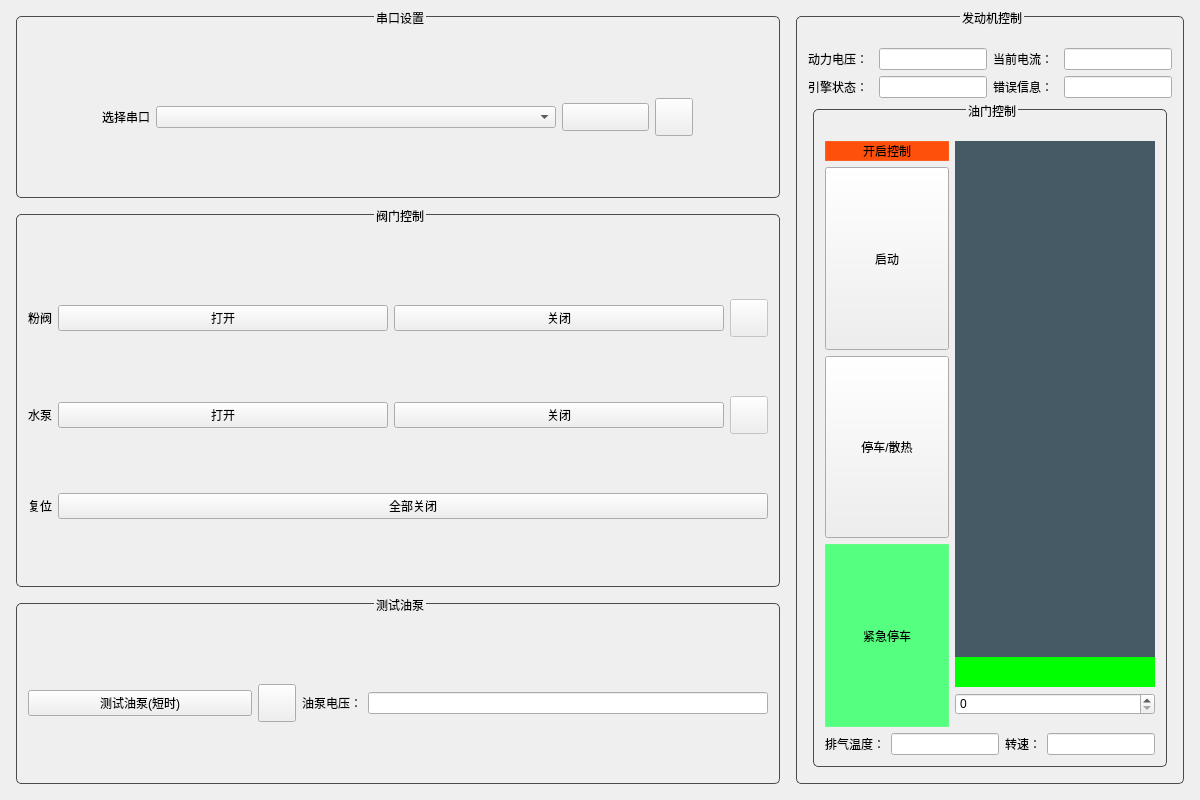
<?xml version="1.0" encoding="UTF-8"?>
<ui version="4.0">
 <class>MainWindow</class>
 <widget class="QMainWindow" name="MainWindow">
  <property name="geometry">
   <rect>
    <x>0</x>
    <y>0</y>
    <width>1200</width>
    <height>800</height>
   </rect>
  </property>
  <property name="minimumSize">
   <size>
    <width>0</width>
    <height>0</height>
   </size>
  </property>
  <property name="maximumSize">
   <size>
    <width>16777215</width>
    <height>16777215</height>
   </size>
  </property>
  <property name="windowTitle">
   <string>MainWindow</string>
  </property>
  <widget class="QWidget" name="centralWidget">
   <layout class="QGridLayout" name="gridLayout" columnstretch="0,0,0">
    <item row="3" column="0">
     <widget class="QGroupBox" name="gridGroupBox_2">
      <property name="styleSheet">
       <string notr="true">QGroupBox {
    border: 1px solid rgb(75, 75, 75);   
    border-radius: 5px;          /* 圆角半径 */
    margin: 5px;             /* 为标题预留空间 */
	padding-top: 20px;
}
QGroupBox::title {
    subcontrol-origin: margin;   /* 标题基于margin区域定位 */
    subcontrol-position: top center; /* 标题居中 */
    
}</string>
      </property>
      <property name="title">
       <string>测试油泵</string>
      </property>
      <layout class="QGridLayout" name="gridLayout_7">
       <item row="0" column="3">
        <widget class="QPushButton" name="pushButtonOilPumpLED">
         <property name="minimumSize">
          <size>
           <width>38</width>
           <height>38</height>
          </size>
         </property>
         <property name="maximumSize">
          <size>
           <width>38</width>
           <height>38</height>
          </size>
         </property>
         <property name="styleSheet">
          <string notr="true">QPushButton
{
border-image: url(:/img/指示灯-红.png);
}
QPushButton::checked
{
border-image: url(:/img/指示灯-绿.png);
}
QPushButton::unchecked
{
border-image: url(:/img/指示灯-红.png);
}</string>
         </property>
         <property name="text">
          <string/>
         </property>
        </widget>
       </item>
       <item row="0" column="0">
        <widget class="QPushButton" name="pushButtonTestOilPump">
         <property name="minimumSize">
          <size>
           <width>150</width>
           <height>0</height>
          </size>
         </property>
         <property name="text">
          <string>测试油泵(短时)</string>
         </property>
        </widget>
       </item>
       <item row="0" column="4">
        <widget class="QLabel" name="label_10">
         <property name="sizePolicy">
          <sizepolicy hsizetype="Fixed" vsizetype="Fixed">
           <horstretch>0</horstretch>
           <verstretch>0</verstretch>
          </sizepolicy>
         </property>
         <property name="text">
          <string>油泵电压：</string>
         </property>
        </widget>
       </item>
       <item row="0" column="5">
        <widget class="QLineEdit" name="lineEditPumpVoltage">
         <property name="minimumSize">
          <size>
           <width>100</width>
           <height>0</height>
          </size>
         </property>
         <property name="maximumSize">
          <size>
           <width>400</width>
           <height>16777215</height>
          </size>
         </property>
        </widget>
       </item>
      </layout>
     </widget>
    </item>
    <item row="0" column="0">
     <widget class="QGroupBox" name="GroupBoxSeries">
      <property name="styleSheet">
       <string notr="true">QGroupBox {
    border: 1px solid rgb(75, 75, 75);   
    border-radius: 5px;          /* 圆角半径 */
    margin: 5px;             /* 为标题预留空间 */
	padding-top: 20px;
}
QGroupBox::title {
    subcontrol-origin: margin;   /* 标题基于margin区域定位 */
    subcontrol-position: top center; /* 标题居中 */
    
}</string>
      </property>
      <property name="title">
       <string>串口设置</string>
      </property>
      <layout class="QGridLayout" name="gridLayout_4">
       <item row="0" column="0">
        <layout class="QHBoxLayout" name="horizontalLayout_4">
         <item>
          <widget class="QLabel" name="label_3">
           <property name="sizePolicy">
            <sizepolicy hsizetype="Fixed" vsizetype="Preferred">
             <horstretch>0</horstretch>
             <verstretch>0</verstretch>
            </sizepolicy>
           </property>
           <property name="text">
            <string>选择串口</string>
           </property>
          </widget>
         </item>
         <item>
          <widget class="QComboBox" name="comboBoxSerial">
           <property name="maximumSize">
            <size>
             <width>400</width>
             <height>16777215</height>
            </size>
           </property>
          </widget>
         </item>
         <item>
          <widget class="QPushButton" name="pushButtonSerial">
           <property name="minimumSize">
            <size>
             <width>87</width>
             <height>28</height>
            </size>
           </property>
           <property name="maximumSize">
            <size>
             <width>87</width>
             <height>28</height>
            </size>
           </property>
           <property name="styleSheet">
            <string notr="true">QPushButton
{
border-image: url(:/img/btncheckoff2.png);
}
QPushButton::checked
{
border-image: url(:/img/btncheckon2.png);
}
QPushButton::unchecked
{
border-image: url(:/img/btncheckoff2.png);
}</string>
           </property>
           <property name="text">
            <string/>
           </property>
           <property name="iconSize">
            <size>
             <width>87</width>
             <height>28</height>
            </size>
           </property>
          </widget>
         </item>
         <item>
          <widget class="QPushButton" name="windowTopButton">
           <property name="enabled">
            <bool>true</bool>
           </property>
           <property name="minimumSize">
            <size>
             <width>38</width>
             <height>38</height>
            </size>
           </property>
           <property name="maximumSize">
            <size>
             <width>38</width>
             <height>38</height>
            </size>
           </property>
           <property name="styleSheet">
            <string notr="true">QPushButton
{
border-image: url(:/img/窗口置顶.png);
}
QPushButton::checked
{
border-image: url(:/img/已置顶.png);
}
QPushButton::unchecked
{
border-image: url(:/img/窗口置顶.png);
}</string>
           </property>
           <property name="text">
            <string/>
           </property>
           <property name="checkable">
            <bool>true</bool>
           </property>
          </widget>
         </item>
        </layout>
       </item>
      </layout>
     </widget>
    </item>
    <item row="1" column="0" rowspan="2">
     <widget class="QGroupBox" name="GroupBoxValve">
      <property name="styleSheet">
       <string notr="true">QGroupBox {
    border: 1px solid rgb(75, 75, 75);   
    border-radius: 5px;          /* 圆角半径 */
    margin: 5px;             /* 为标题预留空间 */
	padding-top: 20px;
}
QGroupBox::title {
    subcontrol-origin: margin;   /* 标题基于margin区域定位 */
    subcontrol-position: top center; /* 标题居中 */
    
}</string>
      </property>
      <property name="title">
       <string>阀门控制</string>
      </property>
      <layout class="QGridLayout" name="gridLayout_2">
       <property name="spacing">
        <number>6</number>
       </property>
       <item row="2" column="1" colspan="2">
        <layout class="QHBoxLayout" name="horizontalLayout_3">
         <item>
          <widget class="QLabel" name="label_4">
           <property name="sizePolicy">
            <sizepolicy hsizetype="Fixed" vsizetype="Preferred">
             <horstretch>0</horstretch>
             <verstretch>0</verstretch>
            </sizepolicy>
           </property>
           <property name="text">
            <string>水泵</string>
           </property>
          </widget>
         </item>
         <item>
          <widget class="QPushButton" name="pushButtonWaterPump">
           <property name="maximumSize">
            <size>
             <width>400</width>
             <height>16777215</height>
            </size>
           </property>
           <property name="text">
            <string>打开</string>
           </property>
          </widget>
         </item>
         <item>
          <widget class="QPushButton" name="pushButtonWaterPumpOff">
           <property name="maximumSize">
            <size>
             <width>400</width>
             <height>16777215</height>
            </size>
           </property>
           <property name="text">
            <string>关闭</string>
           </property>
          </widget>
         </item>
         <item>
          <widget class="QPushButton" name="pushButtonWaterLED">
           <property name="enabled">
            <bool>false</bool>
           </property>
           <property name="minimumSize">
            <size>
             <width>38</width>
             <height>38</height>
            </size>
           </property>
           <property name="maximumSize">
            <size>
             <width>38</width>
             <height>38</height>
            </size>
           </property>
           <property name="styleSheet">
            <string notr="true">QPushButton
{
border-image: url(:/img/指示灯-红.png);
}
QPushButton::checked
{
border-image: url(:/img/指示灯-绿.png);
}
QPushButton::unchecked
{
border-image: url(:/img/指示灯-红.png);
}</string>
           </property>
           <property name="text">
            <string/>
           </property>
           <property name="checkable">
            <bool>true</bool>
           </property>
          </widget>
         </item>
        </layout>
       </item>
       <item row="1" column="1" colspan="2">
        <layout class="QHBoxLayout" name="horizontalLayout_2">
         <item>
          <widget class="QLabel" name="label_2">
           <property name="sizePolicy">
            <sizepolicy hsizetype="Fixed" vsizetype="Preferred">
             <horstretch>0</horstretch>
             <verstretch>0</verstretch>
            </sizepolicy>
           </property>
           <property name="text">
            <string>粉阀</string>
           </property>
          </widget>
         </item>
         <item>
          <widget class="QPushButton" name="pushButtonPowderPump">
           <property name="maximumSize">
            <size>
             <width>400</width>
             <height>16777215</height>
            </size>
           </property>
           <property name="text">
            <string>打开</string>
           </property>
          </widget>
         </item>
         <item>
          <widget class="QPushButton" name="pushButtonPowderPumpOff">
           <property name="maximumSize">
            <size>
             <width>400</width>
             <height>16777215</height>
            </size>
           </property>
           <property name="text">
            <string>关闭</string>
           </property>
          </widget>
         </item>
         <item>
          <widget class="QPushButton" name="pushButtonPowderLED">
           <property name="enabled">
            <bool>false</bool>
           </property>
           <property name="minimumSize">
            <size>
             <width>38</width>
             <height>38</height>
            </size>
           </property>
           <property name="maximumSize">
            <size>
             <width>38</width>
             <height>38</height>
            </size>
           </property>
           <property name="styleSheet">
            <string notr="true">QPushButton
{
border-image: url(:/img/指示灯-红.png);
}
QPushButton::checked
{
border-image: url(:/img/指示灯-绿.png);
}
QPushButton::unchecked
{
border-image: url(:/img/指示灯-红.png);
}</string>
           </property>
           <property name="text">
            <string/>
           </property>
           <property name="checkable">
            <bool>true</bool>
           </property>
          </widget>
         </item>
        </layout>
       </item>
       <item row="3" column="1" colspan="2">
        <layout class="QHBoxLayout" name="horizontalLayout">
         <item>
          <widget class="QLabel" name="label_6">
           <property name="sizePolicy">
            <sizepolicy hsizetype="Fixed" vsizetype="Preferred">
             <horstretch>0</horstretch>
             <verstretch>0</verstretch>
            </sizepolicy>
           </property>
           <property name="text">
            <string>复位</string>
           </property>
          </widget>
         </item>
         <item>
          <widget class="QPushButton" name="pushButtonReset">
           <property name="maximumSize">
            <size>
             <width>800</width>
             <height>16777215</height>
            </size>
           </property>
           <property name="text">
            <string>全部关闭</string>
           </property>
          </widget>
         </item>
        </layout>
       </item>
      </layout>
     </widget>
    </item>
    <item row="0" column="1" rowspan="4" colspan="2">
     <widget class="QGroupBox" name="gridGroupBox">
      <property name="sizePolicy">
       <sizepolicy hsizetype="Preferred" vsizetype="Minimum">
        <horstretch>0</horstretch>
        <verstretch>0</verstretch>
       </sizepolicy>
      </property>
      <property name="styleSheet">
       <string notr="true">QGroupBox {
    border: 1px solid rgb(75, 75, 75);   
    border-radius: 5px;          /* 圆角半径 */
    margin: 5px;             /* 为标题预留空间 */
	padding-top: 20px;
}
QGroupBox::title {
    subcontrol-origin: margin;   /* 标题基于margin区域定位 */
    subcontrol-position: top center; /* 标题居中 */
    
}</string>
      </property>
      <property name="title">
       <string>发动机控制</string>
      </property>
      <layout class="QGridLayout" name="gridLayout_3">
       <item row="0" column="0">
        <layout class="QGridLayout" name="gridLayout_8">
         <item row="0" column="2">
          <widget class="QLabel" name="label_7">
           <property name="text">
            <string>当前电流：</string>
           </property>
          </widget>
         </item>
         <item row="0" column="1">
          <widget class="QLineEdit" name="lineEditPowerVoltage">
           <property name="sizePolicy">
            <sizepolicy hsizetype="Minimum" vsizetype="Fixed">
             <horstretch>0</horstretch>
             <verstretch>0</verstretch>
            </sizepolicy>
           </property>
          </widget>
         </item>
         <item row="0" column="0">
          <widget class="QLabel" name="label_5">
           <property name="text">
            <string>动力电压：</string>
           </property>
          </widget>
         </item>
         <item row="0" column="3">
          <widget class="QLineEdit" name="lineEditCurrent">
           <property name="sizePolicy">
            <sizepolicy hsizetype="Minimum" vsizetype="Fixed">
             <horstretch>0</horstretch>
             <verstretch>0</verstretch>
            </sizepolicy>
           </property>
          </widget>
         </item>
         <item row="1" column="0">
          <widget class="QLabel" name="label_8">
           <property name="text">
            <string>引擎状态：</string>
           </property>
          </widget>
         </item>
         <item row="1" column="2">
          <widget class="QLabel" name="label_9">
           <property name="text">
            <string>错误信息：</string>
           </property>
          </widget>
         </item>
         <item row="1" column="1">
          <widget class="QLineEdit" name="lineEditEngineState">
           <property name="sizePolicy">
            <sizepolicy hsizetype="Minimum" vsizetype="Fixed">
             <horstretch>0</horstretch>
             <verstretch>0</verstretch>
            </sizepolicy>
           </property>
          </widget>
         </item>
         <item row="1" column="3">
          <widget class="QLineEdit" name="lineEditECode">
           <property name="sizePolicy">
            <sizepolicy hsizetype="Minimum" vsizetype="Fixed">
             <horstretch>0</horstretch>
             <verstretch>0</verstretch>
            </sizepolicy>
           </property>
          </widget>
         </item>
        </layout>
       </item>
       <item row="2" column="0" rowspan="4">
        <widget class="QGroupBox" name="gridGroupBox">
         <property name="title">
          <string>油门控制</string>
         </property>
         <layout class="QGridLayout" name="gridLayout_5">
          <item row="3" column="3">
           <layout class="QVBoxLayout" name="verticalLayout_2">
            <item>
             <widget class="QSlider" name="verticalSliderEngine">
              <property name="sizePolicy">
               <sizepolicy hsizetype="Fixed" vsizetype="Expanding">
                <horstretch>0</horstretch>
                <verstretch>0</verstretch>
               </sizepolicy>
              </property>
              <property name="minimumSize">
               <size>
                <width>200</width>
                <height>0</height>
               </size>
              </property>
              <property name="styleSheet">
               <string notr="true">/* 绿色宽版垂直滑块样式 */
QSlider::groove:vertical {
    background: #37474F;
    width:200px;  /* 加宽轨道 */
}
/* 绿色宽版垂直滑块样式 */
QSlider::handle:vertical {
    background: rgb(0, 255, 0);
    width: 110px;  /* 加大手柄 */
    height: 30px;

}
/* 未划过的 */
QSlider::add-page:vertical {
    background: qlineargradient(x1:0, y1:0, x2:0, y2:1,
                           stop:0 #2E7D32, stop:0.5 #4CAF50, stop:1 #81C784);
   
}
/* 划过的 */
QSlider::sub-page:vertical {
    background: #455A64;
    
}</string>
              </property>
              <property name="maximum">
               <number>100</number>
              </property>
              <property name="orientation">
               <enum>Qt::Vertical</enum>
              </property>
             </widget>
            </item>
            <item>
             <widget class="QSpinBox" name="spinBoxEngineValue">
              <property name="minimumSize">
               <size>
                <width>200</width>
                <height>0</height>
               </size>
              </property>
              <property name="maximumSize">
               <size>
                <width>200</width>
                <height>16777215</height>
               </size>
              </property>
              <property name="maximum">
               <number>100</number>
              </property>
             </widget>
            </item>
           </layout>
          </item>
          <item row="3" column="0" rowspan="3" colspan="3">
           <layout class="QVBoxLayout" name="verticalLayout">
            <item>
             <widget class="QPushButton" name="pushButtonEngineControl">
              <property name="sizePolicy">
               <sizepolicy hsizetype="Minimum" vsizetype="Fixed">
                <horstretch>0</horstretch>
                <verstretch>0</verstretch>
               </sizepolicy>
              </property>
              <property name="styleSheet">
               <string notr="true">QPushButton
{
	background-color: rgb(255, 80, 11);
border: 1px solid rgba(255, 255, 255, 0.1);
}
QPushButton::checked
{
	background-color: rgb(0, 150, 0);
border: 1px solid rgba(255, 255, 255, 0.1);
}</string>
              </property>
              <property name="text">
               <string>开启控制</string>
              </property>
              <property name="checkable">
               <bool>true</bool>
              </property>
             </widget>
            </item>
            <item>
             <widget class="QPushButton" name="pushButtonEngineStart">
              <property name="sizePolicy">
               <sizepolicy hsizetype="Minimum" vsizetype="Minimum">
                <horstretch>0</horstretch>
                <verstretch>0</verstretch>
               </sizepolicy>
              </property>
              <property name="styleSheet">
               <string notr="true">QPushButton::checked
{
	background-color: rgb(85, 255, 127);
	border: 1px solid rgba(255, 255, 255, 0.1);
}</string>
              </property>
              <property name="text">
               <string>启动</string>
              </property>
              <property name="checkable">
               <bool>true</bool>
              </property>
              <property name="autoExclusive">
               <bool>true</bool>
              </property>
             </widget>
            </item>
            <item>
             <widget class="QPushButton" name="pushButtonEngineStop">
              <property name="sizePolicy">
               <sizepolicy hsizetype="Minimum" vsizetype="Minimum">
                <horstretch>0</horstretch>
                <verstretch>0</verstretch>
               </sizepolicy>
              </property>
              <property name="styleSheet">
               <string notr="true">QPushButton::checked
{
	background-color: rgb(85, 255, 127);
border: 1px solid rgba(255, 255, 255, 0.1);
}</string>
              </property>
              <property name="text">
               <string>停车/散热</string>
              </property>
              <property name="checkable">
               <bool>true</bool>
              </property>
              <property name="autoExclusive">
               <bool>true</bool>
              </property>
             </widget>
            </item>
            <item>
             <widget class="QPushButton" name="pushButtonEngineEmergentStop">
              <property name="sizePolicy">
               <sizepolicy hsizetype="Minimum" vsizetype="Minimum">
                <horstretch>0</horstretch>
                <verstretch>0</verstretch>
               </sizepolicy>
              </property>
              <property name="styleSheet">
               <string notr="true">QPushButton::checked
{
	background-color: rgb(85, 255, 127);
border: 1px solid rgba(255, 255, 255, 0.1);
}</string>
              </property>
              <property name="text">
               <string>紧急停车</string>
              </property>
              <property name="checkable">
               <bool>true</bool>
              </property>
              <property name="checked">
               <bool>true</bool>
              </property>
              <property name="autoExclusive">
               <bool>true</bool>
              </property>
             </widget>
            </item>
           </layout>
          </item>
          <item row="6" column="0" colspan="4">
           <layout class="QHBoxLayout" name="horizontalLayout_5">
            <item>
             <widget class="QLabel" name="label_11">
              <property name="text">
               <string>排气温度：</string>
              </property>
             </widget>
            </item>
            <item>
             <widget class="QLineEdit" name="lineEditTemp">
              <property name="sizePolicy">
               <sizepolicy hsizetype="Minimum" vsizetype="Fixed">
                <horstretch>0</horstretch>
                <verstretch>0</verstretch>
               </sizepolicy>
              </property>
             </widget>
            </item>
            <item>
             <widget class="QLabel" name="label">
              <property name="text">
               <string>转速：</string>
              </property>
             </widget>
            </item>
            <item>
             <widget class="QLineEdit" name="lineEditEngineRPM">
              <property name="sizePolicy">
               <sizepolicy hsizetype="Minimum" vsizetype="Fixed">
                <horstretch>0</horstretch>
                <verstretch>0</verstretch>
               </sizepolicy>
              </property>
             </widget>
            </item>
           </layout>
          </item>
         </layout>
        </widget>
       </item>
      </layout>
     </widget>
    </item>
   </layout>
  </widget>
 </widget>
 <layoutdefault spacing="6" margin="11"/>
 <resources/>
 <connections/>
</ui>
